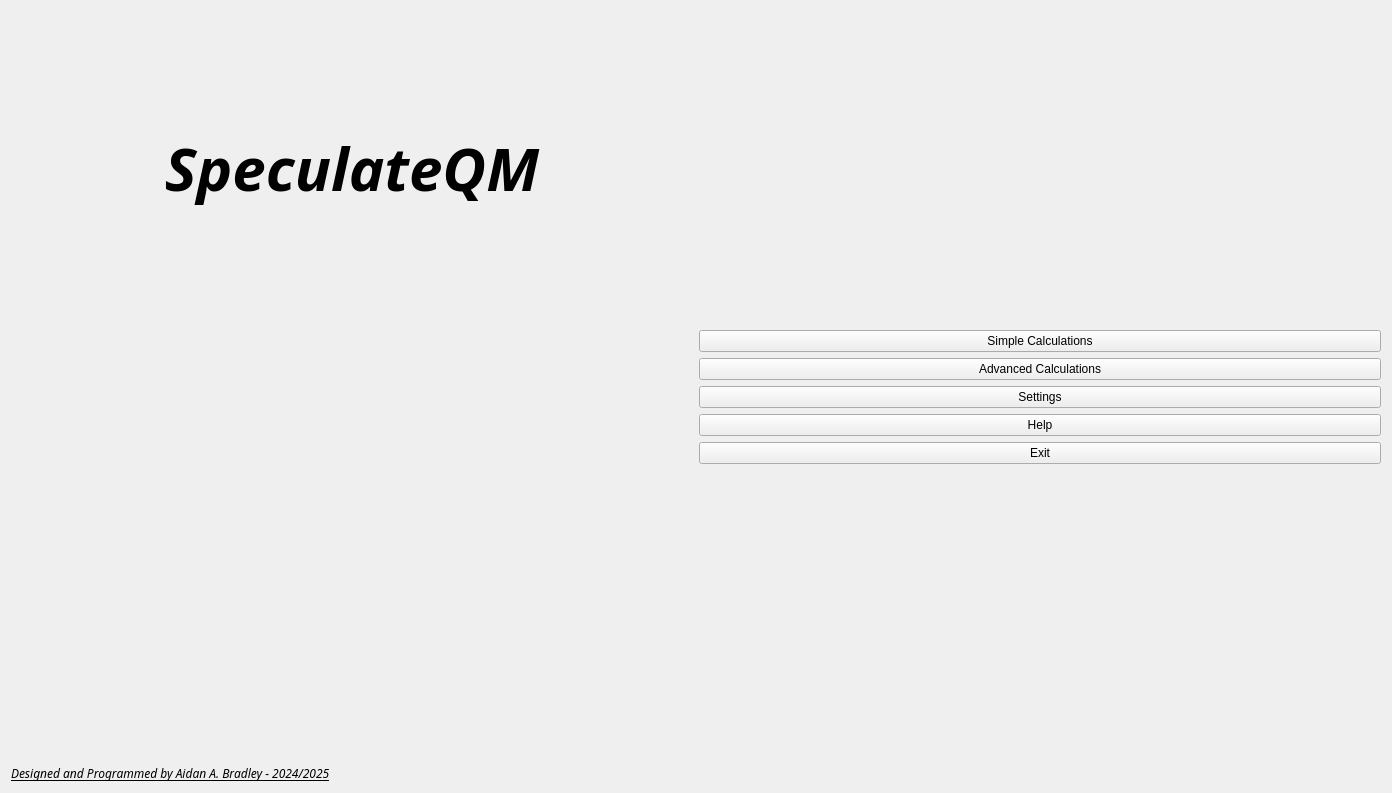
<?xml version="1.0" encoding="UTF-8"?>
<ui version="4.0">
 <class>Form</class>
 <widget class="QWidget" name="Form">
  <property name="geometry">
   <rect>
    <x>0</x>
    <y>0</y>
    <width>1392</width>
    <height>793</height>
   </rect>
  </property>
  <property name="windowTitle">
   <string>Form</string>
  </property>
  <property name="autoFillBackground">
   <bool>false</bool>
  </property>
  <property name="styleSheet">
   <string notr="true"/>
  </property>
  <layout class="QGridLayout" name="gridLayout_2">
   <item row="0" column="0">
    <layout class="QGridLayout" name="gridLayout">
     <item row="2" column="0">
      <widget class="QLabel" name="copyrightInfo">
       <property name="font">
        <font>
         <family>Drugulin CLM</family>
         <italic>true</italic>
         <underline>true</underline>
        </font>
       </property>
       <property name="text">
        <string>Designed and Programmed by Aidan A. Bradley - 2024/2025</string>
       </property>
       <property name="alignment">
        <set>Qt::AlignBottom|Qt::AlignLeading|Qt::AlignLeft</set>
       </property>
      </widget>
     </item>
     <item row="0" column="0">
      <widget class="QLabel" name="speculateTitle">
       <property name="font">
        <font>
         <family>Cantarell Extra Bold</family>
         <pointsize>45</pointsize>
         <weight>75</weight>
         <italic>true</italic>
         <bold>true</bold>
         <underline>false</underline>
        </font>
       </property>
       <property name="styleSheet">
        <string notr="true"/>
       </property>
       <property name="text">
        <string>SpeculateQM</string>
       </property>
       <property name="alignment">
        <set>Qt::AlignCenter</set>
       </property>
      </widget>
     </item>
     <item row="1" column="1">
      <layout class="QVBoxLayout" name="startButtons">
       <item>
        <widget class="QPushButton" name="simpleCalcBut">
         <property name="text">
          <string>Simple Calculations</string>
         </property>
        </widget>
       </item>
       <item>
        <widget class="QPushButton" name="advancedCalcBut">
         <property name="text">
          <string>Advanced Calculations</string>
         </property>
        </widget>
       </item>
       <item>
        <widget class="QPushButton" name="settingsBut">
         <property name="text">
          <string>Settings</string>
         </property>
        </widget>
       </item>
       <item>
        <widget class="QPushButton" name="helpBut">
         <property name="text">
          <string>Help</string>
         </property>
        </widget>
       </item>
       <item>
        <widget class="QPushButton" name="exitBut">
         <property name="text">
          <string>Exit</string>
         </property>
        </widget>
       </item>
      </layout>
     </item>
     <item row="1" column="0">
      <spacer name="verticalSpacer">
       <property name="orientation">
        <enum>Qt::Vertical</enum>
       </property>
       <property name="sizeType">
        <enum>QSizePolicy::Preferred</enum>
       </property>
       <property name="sizeHint" stdset="0">
        <size>
         <width>20</width>
         <height>40</height>
        </size>
       </property>
      </spacer>
     </item>
    </layout>
   </item>
  </layout>
 </widget>
 <resources/>
 <connections/>
</ui>
